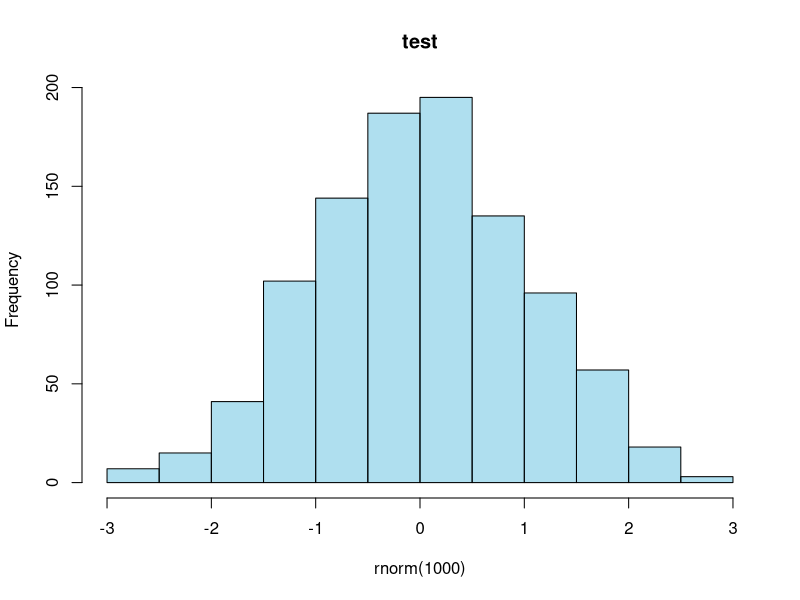

Here is the R script that generated this plot:
## ---- chunk 1
summary(cars)
## ---- chunk 2
hist(rnorm(1000), col = "#0099CD50", main = "test")
